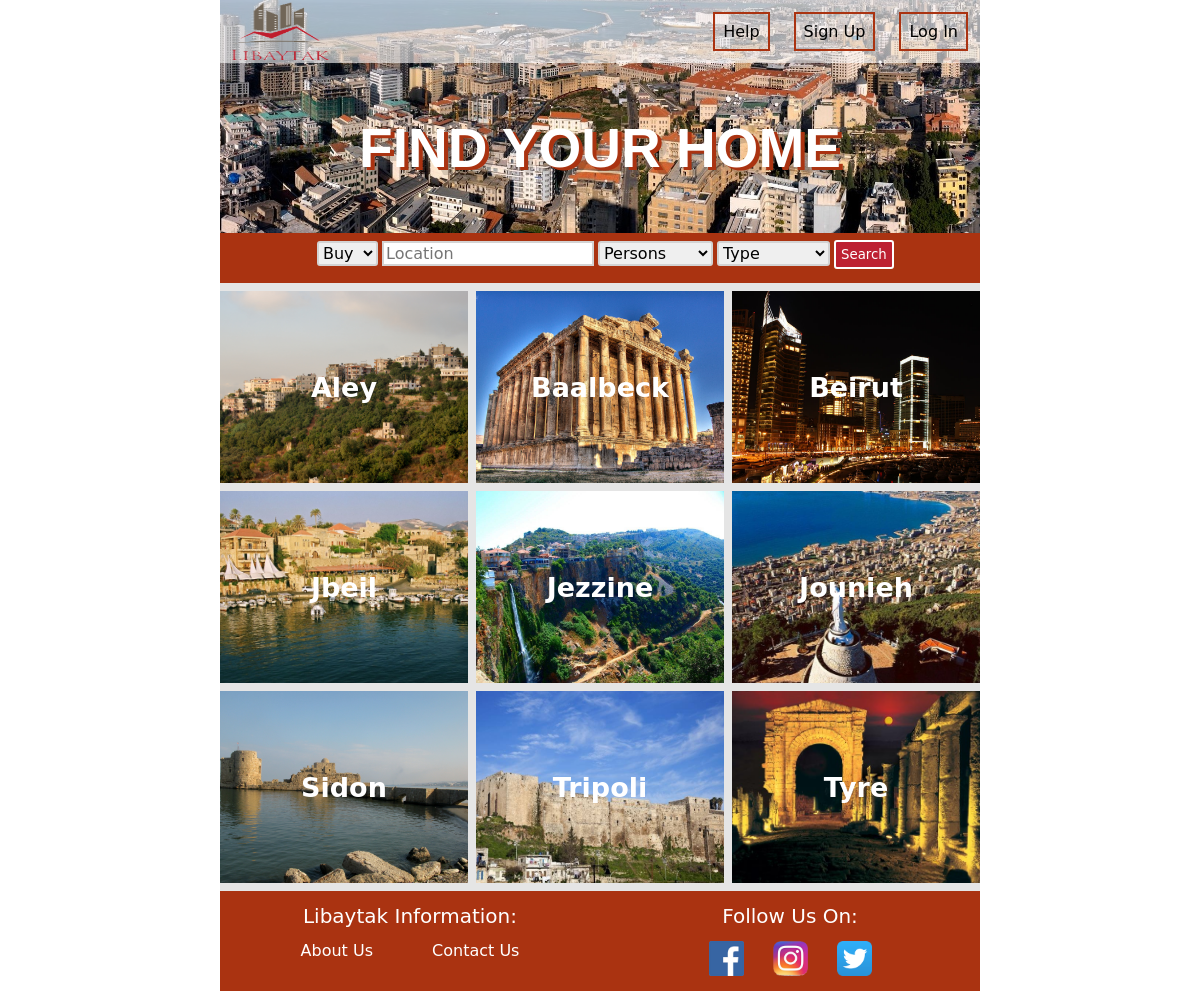
The app's page /libaytak/docs/Home.php with its own data.
### tables this page shows
CREATE TABLE IF NOT EXISTS `loccity` (
  `id` int(11) NOT NULL AUTO_INCREMENT,
  `city` varchar(50) DEFAULT NULL,
  `imagepath` varchar(255) DEFAULT NULL,
  PRIMARY KEY (`id`)
);

### libaytak/docs/Home.php (the view, shortened to what this page needs)
<!DOCTYPE html PUBLIC "-//W3C//DTD XHTML 1.0 Transitional//EN" "http://www.w3.org/TR/xhtml1/DTD/xhtml1-transitional.dtd">
<html xmlns="http://www.w3.org/1999/xhtml">
<head>
<link href="../css/webpage.css" rel="stylesheet" type="text/css" />
</head>
<body>
<table width="760" align="center" cellpadding="0" cellspacing="0">
  <tr>
    <td>
    	<table width="100%" cellspacing="0" cellpadding="0">
            <tr id="header">
        		<td height="60" >
                	<table width="100%" cellpadding="0" cellspacing="0" >
            			<tr style="background-color:rgba(255,255,255,0.6);">
            				<td width="40%">
            				<a href="Home.php"><img src="../images/logo.png" id="logo_image" alt="no image"></a></td>
            				<td width="60%">
							<?php
							include "connect.php";
							include "checkLogin.php";
							?>
                             </td>
           			 	</tr>
            			<tr>
            				<td height="170" colspan="2">
                            	<p id="slogan">Find your Home</p>
                            </td>
            			</tr>
         			</table></td>
      		</tr>
      		<tr style="background-color:#AA3311;">
        		<td>
                	<table width="100%" cellspacing="0" cellpadding="0">
                    <form action="search.php" method="get">
						<tr height="50px">
                        	<td class="searchbar">
                    			<select class="select" name ="BuyRent" placeholder="Buy/Rent" >
              						<option value="1" >Buy</option>
              					</select>
               					<input type="text" id="location_text" name="location" autocomplete="off" list="cityname" placeholder="Location" />
                    			<select class="select" name="NbrOfPers">
                                <option value="" disabled selected>Persons</option>
                    			</select>
								<?php
                                echo '<select class="select" name="habType">
								<option value="" disabled selected>Type</option>';
                                echo "</select>";
                                ?>
                                <input type="submit" class="searchbutton" name="search" value="Search">
                    		</td>
                    	</tr>
                        </form>
                    </table>
                </td>
      		</tr>
      		<tr style="background-color:rgba(0,0,0,0.1);">
        		<td height="100%">
                <?php
					$insert = "SELECT * FROM loccity WHERE imagepath IS NOT NULL order by city";
					$result = $mysqli->query($insert);
					$n = $result->num_rows;
					$i=0;
					while($i<$n)
					{
						$row = $result->fetch_array();
						echo "
						<div class=container_div style='margin-top:8px;'>
        					<div class=left_div style='background-image: url($row[imagepath]);'>
            					<a href=search.php?location=$row[city] class=three_thumnail_text>$row[city]</a>
        					</div>";
						$i++;
						$row = $result ->fetch_array();
							echo "
        					<div class=middle_div style='background-image: url($row[imagepath]);'>
            					<a href=search.php?location=$row[city] class=three_thumnail_text>$row[city]</a>
        					</div>
							";
						$i++;
						$row = $result ->fetch_array();
							echo "
        					<div class=right_div style='background-image: url($row[imagepath]);'>
            					<a href=search.php?location=$row[city] class=three_thumnail_text>$row[city]</a>
        					</div>
    					</div>
						 ";
						 $i++;
					}
				?>
	</td>
      		</tr>
			<tr height="100" style="background-color:#aa3311">
       		  	<td>
              	<table width="100%" height="100%" border="0" cellspacing="0" cellpadding="0">
                	<tr>
                    	<td>
                        	<div class="footer_heading">
                            	<p>Libaytak Information:</p>
                            </div>
                        	<div class="link_div">
                            	<a href="aboutus.php" class="footer_links">About Us&nbsp;</a>
            					<a href="contactus.php" class="footer_links">Contact Us</a>
                            </div>
                        </td>
                    	<td>
                        	<div class="footer_heading">
                        		<p>Follow Us On:</p>
                            </div>
                            <div class="link_div">
          <a href="https://www.facebook.com/emile.hoyek" target="_blank"><img src="../images/fblogo.png" class="link_logo" alt="no image" style="margin-left:25px;"/></a>
          <a href="https://www.instagram.com/emilehoyek5/" target="_blank"><img src="../images/instalogo.png" class="link_logo" alt="no image" /></a>
          <a href="https://twitter.com/emilehoyek5" target="_blank"><img src="../images/twitterlogo.png" class="link_logo" alt="no image" /></a>
                            </div>
                        </td>
                    </tr>
                </table>
      			</td>
      		</tr>
    </table>
    </td>
  </tr>
</table>
</body>
</html>

### libaytak/docs/checkLogin.php (shortened to what this page needs)
<?php
if(isset($_SESSION["Login"]))
	include "loggedin.php";
else
	include "login.php";
?>

### libaytak/docs/login.php (shortened to what this page needs)
<?php
	if(isset($_POST["page"]))
		$page = $_POST["page"];
	else {
?>
<a id="myBtnLogin" class="link">Log In</a>
<a id="myBtnRegister" class="link">Sign Up</a>
<?php
}
?>
<a href="Help.php" class="link">Help</a>

### libaytak/css/webpage.css (style rules this page uses)
p { padding:0; margin:0; font-family:'Lucida Grande', 'Lucida Sans Unicode', 'Lucida Sans', 'DejaVu Sans', Verdana, sans-serif; }
body { padding:0; margin:0; }
#slogan { color: White; font-family:sans-serif; text-transform:uppercase; font-weight:bold; font-size:55px; text-align:center; text-shadow: shadow1, shadow2, shadow3; text-shadow: 4px 3px 0px #aa3311, 9px 8px 0px rgba(0,0,0,0.15); cursor:default; }
#logo_image { width:100px; height:60px; margin-left:10px; }
.link { display:inline; text-decoration:none; font-family:'Lucida Grande', 'Lucida Sans Unicode', 'Lucida Sans', 'DejaVu Sans', Verdana, sans-serif; color:black; float:right; margin:12px; padding: 8px; border:2px solid #AA3311; cursor:pointer; }
.searchbar { display:inline; margin-left:97px; }
.searchbutton { text-decoration:none; font-family:'Lucida Grande', 'Lucida Sans Unicode', 'Lucida Sans', 'DejaVu Sans', Verdana, sans-serif; color: white; border:2px solid white; background-color: rgb(189,33,50); border-radius:3px; padding:5px; cursor:pointer; }
.select { margin-top:8px; outline:none; cursor:pointer; text-decoration:none; font-family:'Lucida Grande', 'Lucida Sans Unicode', 'Lucida Sans', 'DejaVu Sans', Verdana, sans-serif; color:Black; border:2px solid lightgray; font-size:16px; border-radius:3px }
#location_text { text-decoration:none; font-family:'Lucida Grande', 'Lucida Sans Unicode', 'Lucida Sans', 'DejaVu Sans', Verdana, sans-serif; color:Black; font-size:16px; border:2px solid lightgray; }
.footer_heading { width: 300px; height: 37px; color: white; font-size: 20px; text-align:center; margin:0 auto; }
.link_div { width: 300px; height: 37px; text-align:center; margin:0 auto; }
.footer_links { font-size: 16px; text-decoration:none; font-family:'Lucida Grande', 'Lucida Sans Unicode', 'Lucida Sans', 'DejaVu Sans', Verdana, sans-serif; color:white; margin:25px; }
.link_logo { text-decoration:none; width:35px; height:35px; margin-right:25px; }
.container_div { position: relative; width: 760px; height: 192px; margin-bottom: 8px; }
.left_div { position: absolute; width: 248px; height: 192px; background-size: cover; background-position: center; }
.middle_div { position: absolute; width: 248px; height: 192px; background-size: cover; background-position: center; left: 256px; }
.right_div { position: absolute; width: 248px; height: 192px; background-size: cover; background-position: center; left: 512px; }
.three_thumnail_text { position:absolute; top:50%; left:50%; transform: translateX(-50%) translateY(-50%); text-decoration:none; font-family:'Lucida Grande', 'Lucida Sans Unicode', 'Lucida Sans', 'DejaVu Sans', Verdana, sans-serif; font-weight: bold; color: white; font-size: 27px; }

### records on screen
loccity: imagepath (picture), city "Aley"
loccity: imagepath (picture), city "Baalbeck"
loccity: imagepath (picture), city "Beirut"
loccity: imagepath (picture), city "Jbeil"
loccity: imagepath (picture), city "Jezzine"
loccity: imagepath (picture), city "Jounieh"
loccity: imagepath (picture), city "Sidon"
loccity: imagepath (picture), city "Tripoli"
loccity: imagepath (picture), city "Tyre"
